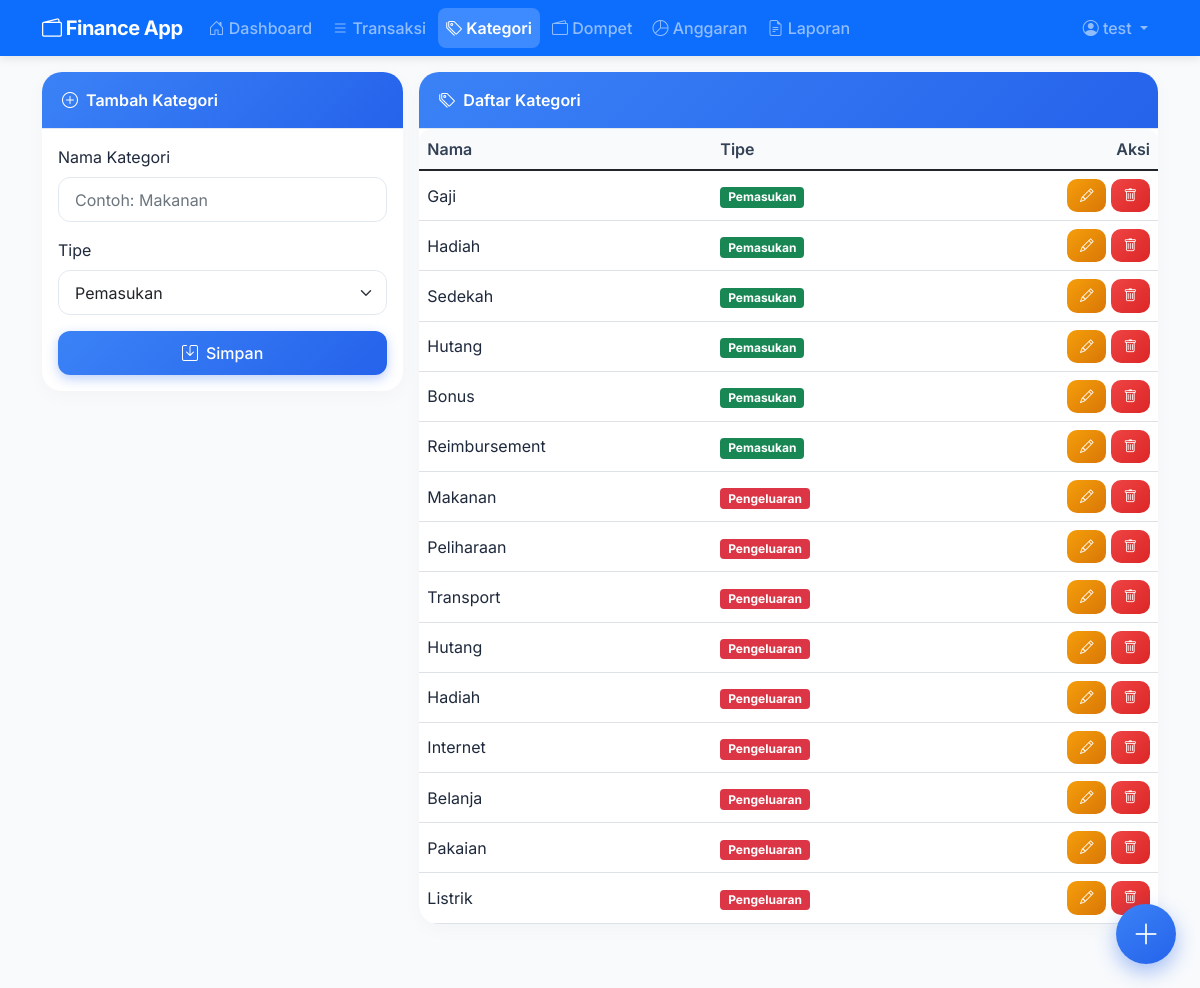
The app's page /categories (signed in), older data.
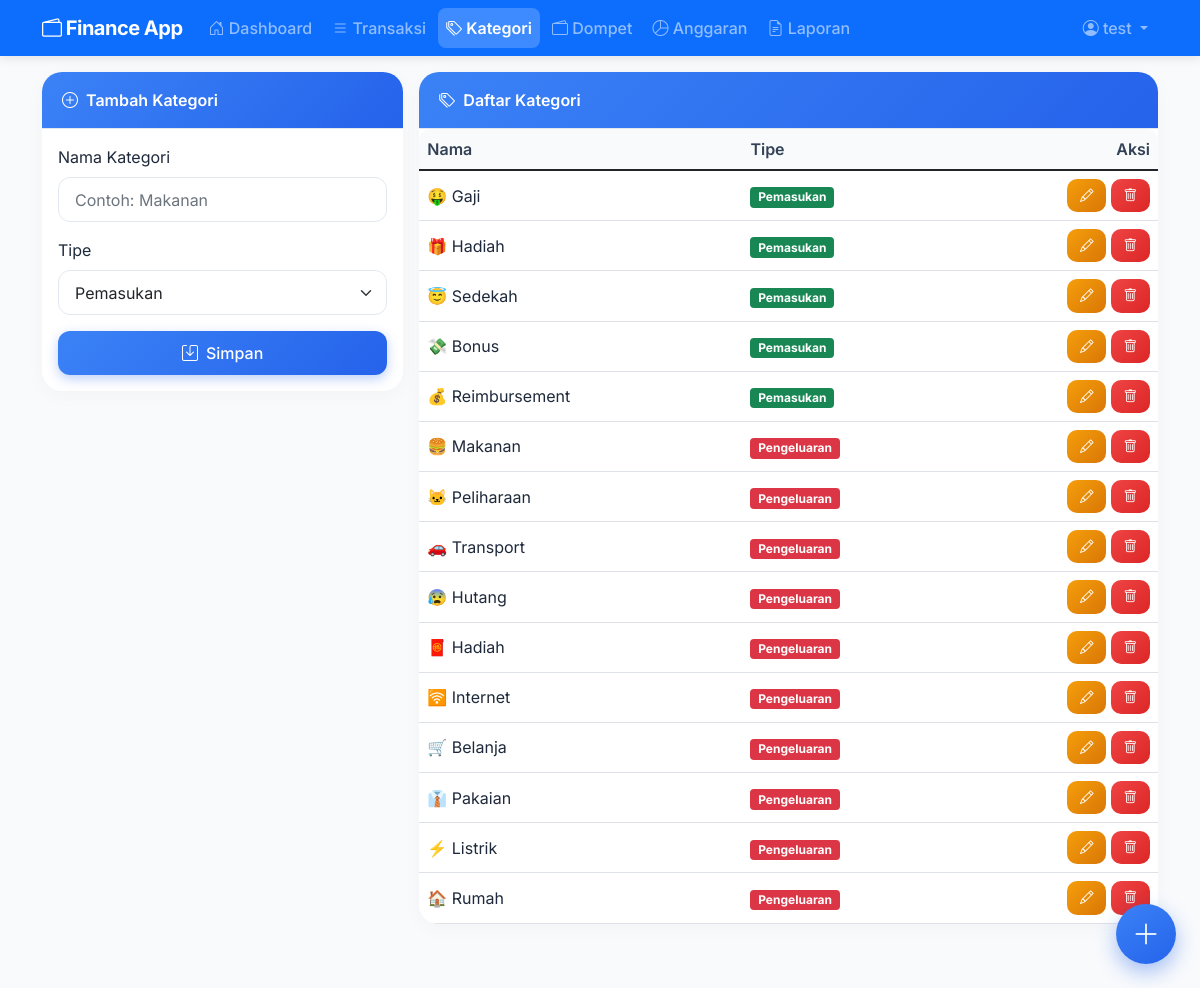
The same page, newer data.
### models.py (models this page shows)
class User(UserMixin, db.Model):
    id = db.Column(db.Integer, primary_key=True)
    username = db.Column(db.String(80), unique=True, nullable=False)
    password = db.Column(db.String(120), nullable=False)
    categories = db.relationship('Category', backref='user', lazy=True, cascade='all, delete-orphan')
    wallets = db.relationship('Wallet', backref='user', lazy=True, cascade='all, delete-orphan')
    transactions = db.relationship('Transaction', backref='user', lazy=True, cascade='all, delete-orphan')
    budgets = db.relationship('Budget', backref='user', lazy=True, cascade='all, delete-orphan')
    shared_wallets = db.relationship('SharedWallet', foreign_keys='SharedWallet.shared_with_id', back_populates='shared_with_user', lazy=True)

class Category(db.Model):
    id = db.Column(db.Integer, primary_key=True)
    name = db.Column(db.String(100), nullable=False)
    type = db.Column(db.String(10))  # 'income' atau 'expense'
    user_id = db.Column(db.Integer, db.ForeignKey('user.id'), nullable=False)

### app.py (the view)
@app.route('/categories')
@login_required
def categories():
    cats = Category.query.filter_by(user_id=current_user.id).all()
    return render_template('categories.html', categories=cats)

### app.py (called while the page is built)
@login_manager.user_loader
def load_user(user_id):
    return User.query.get(int(user_id))

### templates/categories.html (shortened to what this page needs)
{% extends "base.html" %}
{% block content %}
<div class="row g-3">
    <div class="col-md-4">
        <div class="card">
            <div class="card-header bg-primary text-white">
                <i class="bi bi-plus-circle me-2"></i>Tambah Kategori
            </div>
            <div class="card-body">
                <form action="{{ url_for('add_category') }}" method="post">
                    <div class="mb-3">
                        <label for="name" class="form-label fw-semibold">Nama Kategori</label>
                        <input type="text" class="form-control" id="name" name="name" placeholder="Contoh: Makanan" required>
                    </div>
                    <div class="mb-3">
                        <label for="type" class="form-label fw-semibold">Tipe</label>
                        <select class="form-select" id="type" name="type" required>
                            <option value="income">Pemasukan</option>
                        </select>
                    </div>
                    <button type="submit" class="btn btn-primary w-100"><i class="bi bi-save me-2"></i>Simpan</button>
                </form>
            </div>
        </div>
    </div>
    <div class="col-md-8">
        <div class="card">
            <div class="card-header bg-primary text-white">
                <i class="bi bi-tags me-2"></i>Daftar Kategori
            </div>
            <div class="card-body p-0">
                <div class="table-responsive">
                    <table class="table table-hover align-middle mb-0">
                        <thead>
                            <tr>
                                <th>Nama</th>
                                <th>Tipe</th>
                                <th class="text-end">Aksi</th>
                            </tr>
                        </thead>
                        <tbody>
                            {% for cat in categories %}
                            <tr>
                                <td>{{ cat.name }}</td>
                                <td>
                                    {% if cat.type == 'income' %}
                                        <span class="badge bg-success">Pemasukan</span>
                                    {% else %}
                                        <span class="badge bg-danger">Pengeluaran</span>
                                    {% endif %}
                                </td>
                                <td class="text-end">
                                    <button type="button" class="btn btn-sm btn-warning" data-bs-toggle="modal" data-bs-target="#editModal{{ cat.id }}">
                                        <i class="bi bi-pencil"></i>
                                    </button>
                                    <a href="{{ url_for('delete_category', id=cat.id) }}" class="btn btn-sm btn-danger delete-confirm">
                                        <i class="bi bi-trash"></i>
                                    </a>
                                </td>
                            </tr>
                            {% else %}
                            <tr>
                                <td colspan="3" class="text-center py-4">Belum ada kategori. Silakan tambah kategori baru.</td>
                            </tr>
                            {% endfor %}
                        </tbody>
                    </table>
                </div>
            </div>
        </div>
    </div>
</div>
{% endblock %}

### templates/base.html (shortened to what this page needs)
<!DOCTYPE html>
<html lang="id">
<head>
    <link href="https://cdn.jsdelivr.net/npm/bootstrap@5.1.3/dist/css/bootstrap.min.css" rel="stylesheet">
    <link rel="stylesheet" href="https://cdn.jsdelivr.net/npm/bootstrap-icons@1.8.1/font/bootstrap-icons.css">
    <link rel="stylesheet" href="{{ url_for('static', filename='css/style.css') }}">
</head>
<body>
    <nav class="navbar navbar-expand-lg navbar-dark bg-primary sticky-top">
        <div class="container">
            <a class="navbar-brand fw-bold" href="{{ url_for('dashboard') }}">
                <i class="bi bi-wallet2"></i> Finance App
            </a>
            <div class="collapse navbar-collapse" id="navbarNav">
                <ul class="navbar-nav me-auto mb-2 mb-lg-0">
                    <li class="nav-item">
                        <a class="nav-link {% if request.endpoint == 'dashboard' %}active{% endif %}" href="{{ url_for('dashboard') }}">
                            <i class="bi bi-house-door"></i> Dashboard
                        </a>
                    </li>
                    <li class="nav-item">
                        <a class="nav-link {% if request.endpoint == 'transactions' %}active{% endif %}" href="{{ url_for('transactions') }}">
                            <i class="bi bi-list"></i> Transaksi
                        </a>
                    </li>
                    <li class="nav-item">
                        <a class="nav-link {% if request.endpoint == 'categories' %}active{% endif %}" href="{{ url_for('categories') }}">
                            <i class="bi bi-tags"></i> Kategori
                        </a>
                    </li>
                    <li class="nav-item">
                        <a class="nav-link {% if request.endpoint == 'wallets' %}active{% endif %}" href="{{ url_for('wallets') }}">
                            <i class="bi bi-wallet2"></i> Dompet
                        </a>
                    </li>
                    <li class="nav-item">
                        <a class="nav-link {% if request.endpoint == 'budgets' %}active{% endif %}" href="{{ url_for('budgets') }}">
                            <i class="bi bi-pie-chart"></i> Anggaran
                        </a>
                    </li>
                    <li class="nav-item">
                        <a class="nav-link {% if request.endpoint == 'reports' %}active{% endif %}" href="{{ url_for('reports') }}">
                            <i class="bi bi-file-earmark-text"></i> Laporan
                        </a>
                    </li>
                </ul>
                <ul class="navbar-nav">
                    <li class="nav-item dropdown">
                        <a class="nav-link dropdown-toggle" href="#" id="userDropdown" role="button" data-bs-toggle="dropdown" aria-expanded="false">
                            <i class="bi bi-person-circle"></i> {{ current_user.username }}
                        </a>
                    </li>
                </ul>
            </div>
        </div>
    </nav>
    <main class="container my-3 pb-5">
        {% block content %}{% endblock %}
    </main>
    <a href="#" class="floating-btn" data-bs-toggle="modal" data-bs-target="#addTransactionModal" title="Tambah Transaksi">
        <i class="bi bi-plus-lg"></i>
    </a>
</body>
</html>

### static/css/style.css (style rules this page uses)
body { font-family: 'Inter', sans-serif; background-color: #f8fafc; color: #1e293b; -webkit-font-smoothing: antialiased; -moz-osx-font-smoothing: grayscale; }
.navbar { box-shadow: 0 2px 10px rgba(0,0,0,0.1); backdrop-filter: blur(10px); -webkit-backdrop-filter: blur(10px); }
.navbar-brand { font-weight: 700; letter-spacing: -0.5px; }
.nav-link { font-weight: 500; transition: all 0.2s; border-radius: 8px; margin: 0 2px; }
.nav-link.active { background-color: rgba(255,255,255,0.2); font-weight: 600; }
.floating-btn { position: fixed; bottom: 24px; right: 24px; width: 60px; height: 60px; border-radius: 30px; background: linear-gradient(145deg, #3b82f6, #2563eb); color: white; display: flex; align-items: center; justify-content: center; font-size: 28px; text-decoration: none; box-shadow: 0 8px 20px rgba(37, 99, 235, 0.4); z-index: 1000; border: none; cursor: pointer; transition: transform 0.2s, box-shadow 0.2s; animation: float 3s ease-in-out infinite; }
.card { border: none; border-radius: 20px; box-shadow: 0 4px 20px rgba(0,0,0,0.03); transition: transform 0.2s, box-shadow 0.2s; background-color: white; overflow: hidden; }
.card-header { background: linear-gradient(90deg, #f1f5f9, #ffffff); border-bottom: 1px solid #e2e8f0; font-weight: 600; padding: 1rem 1.25rem; }
.card-header.bg-primary { background: linear-gradient(135deg, #3b82f6, #2563eb) !important; color: white; }
.table-responsive { border-radius: 12px; overflow: hidden; }
.table { margin-bottom: 0; background-color: white; }
.table th { background-color: #f8fafc; font-weight: 600; color: #334155; border-bottom-width: 1px; white-space: nowrap; }
.table td { vertical-align: middle; color: #1e293b; }
.form-control, .form-select { border-radius: 12px; border: 1px solid #e2e8f0; padding: 0.6rem 1rem; transition: border-color 0.2s, box-shadow 0.2s; }
.btn { border-radius: 12px; font-weight: 500; padding: 0.6rem 1.2rem; transition: all 0.2s; }
.btn-primary { background: linear-gradient(135deg, #3b82f6, #2563eb); border: none; box-shadow: 0 4px 12px rgba(37, 99, 235, 0.3); }
.btn-danger { background: linear-gradient(135deg, #ef4444, #dc2626); border: none; }
.btn-warning { background: linear-gradient(135deg, #f59e0b, #d97706); border: none; color: white; }
.btn-sm { border-radius: 10px; padding: 0.4rem 0.8rem; font-size: 0.85rem; }

Row changes from the older to the newer data that the page shows:
removed Category: name "Hutang", type "Pemasukan"
changed Category: name "Gaji" → "🤑 Gaji"
changed Category: name "Hadiah" → "🎁 Hadiah"
changed Category: name "Sedekah" → "😇 Sedekah"
changed Category: name "Bonus" → "💸 Bonus"
changed Category: name "Reimbursement" → "💰 Reimbursement"
changed Category: name "Makanan" → "🍔 Makanan"
changed Category: name "Peliharaan" → "🐱 Peliharaan"
changed Category: name "Transport" → "🚗 Transport"
changed Category: name "Hutang" → "😰 Hutang"
changed Category: name "Hadiah" → "🧧 Hadiah"
changed Category: name "Internet" → "🛜 Internet"
changed Category: name "Belanja" → "🛒 Belanja"
changed Category: name "Pakaian" → "👔 Pakaian"
changed Category: name "Listrik" → "⚡ Listrik"
added Category: name "🏠 Rumah", type "Pengeluaran"
